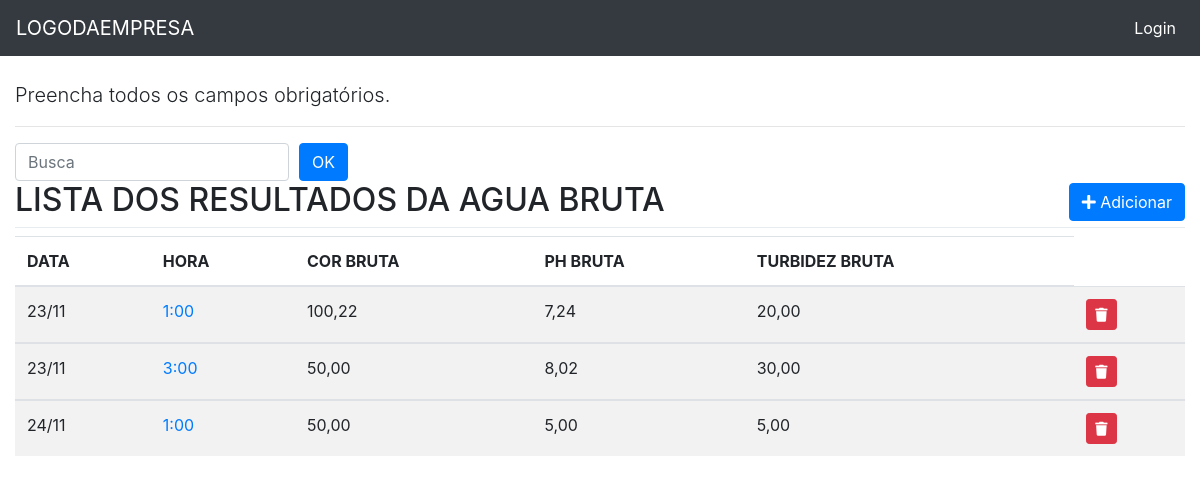
The app's page /captacao/list/ with its own data.
### captacao/models.py (models this page shows, shortened)
class Captacao(models.Model):
    data = models.DateField('Data', auto_now=False, auto_now_add=False)
    hora = models.CharField(max_length=5, choices=HORA_CHOICE)
    cor_b = models.DecimalField('Cor Bruta', max_digits=5, decimal_places=2, blank=True, null=True)
    ph_b = models.DecimalField('Ph Bruta', max_digits=5, decimal_places=2, blank=True, null=True)
    turbidez_b = models.DecimalField('Turbidez Bruta', max_digits=5, decimal_places=2, blank=True, null=True)
    class Meta:
        verbose_name = 'CAPTAÇÃO'
        verbose_name_plural = 'CAPTAÇÕES'

### captacao/views.py (the view)
# urls.py: path('list/', v.captacao_list, name='captacao_list'),
def captacao_list(request):
    template_name = 'captacao_list.html'
    obj = Captacao.objects.all()
    context = {'object_list': obj}
    return render(request, template_name, context)

### captacao/templates/captacao_list.html (shortened to what this page needs)
{% extends "base.html" %}
{% load static %}
{% block content %}
    <p class="lead">
    Preencha todos os campos obrigatórios.
    </p>
<hr>
<div class="row">
  <div class="col-sm-6">
    <form action="." method="GET" class="form-inline">
      <input type="text" id="search" name="search" class="form-control" placeholder="Busca">
      <input type="submit" class="btn btn-primary" style="margin-left: 10px;" value="OK">
    </form>
  </div>
</div>
<div class="page-header">
    <h2>LISTA DOS RESULTADOS DA AGUA BRUTA
      <span class="pull-right">
        <a href="{% url 'captacao:captacao_add' %}">
          <button type="button" class="btn btn-primary">
            <span class="fa fa-plus"></span> Adicionar
          </button>
        </a>
      </span>
      <div class="dropdown-divider"></div>
    </h2>
    {% if object_list %}
    <div class="table-reponsive">
        <table class="table table-striped">
          <thead>
            <tr>
              <th>DATA</th>
              <th>HORA</th>
              <th>COR BRUTA</th>
              <th>PH BRUTA</th>
              <th>TURBIDEZ BRUTA</th>
            </tr>
          </thead>
          <tbody>
          {% for object in object_list %}
              <tr>
                <td class="text-left">{{ object.data|date:"d/m" }}</td>
                <td>
                  <a href="{% url 'captacao:captacao_update' object.pk %}">{{ object.hora }}</a>
                </td>
                <td class="text-left">{{ object.cor_b }}</td>
                <td class="text-left">{{ object.ph_b}}</td>
                <td class="text-left">{{ object.turbidez_b}}</td>
                <td>
                      <a href="{% url 'captacao:captacao_delete' object.pk %}" class="btn btn-danger btn-sm"
                         title="Excluir" onclick="return confirm('Tem certeza que deseja exluir?')" >
                          <i class="fa fa-trash" aria-hidden="true"></i>
                      </a>
                </td>
              </tr>
          </tbody>
      {% endfor %}
        </table>
    </div>
  {% else %}
    <p class="alert alert-warning">Sem itens na lista.</p>
  {% endif %}
</div>
{% endblock content %}l>

### core/static/css/style.css (style rules this page uses)
body { margin-top: 80px; }

### records on screen
Captacao: data "23/11", hora "1:00", cor_b "100,22", ph_b "7,24", turbidez_b "20,00"
Captacao: data "23/11", hora "3:00", cor_b "50,00", ph_b "8,02", turbidez_b "30,00"
Captacao: data "24/11", hora "1:00", cor_b "50,00", ph_b "5,00", turbidez_b "5,00"
